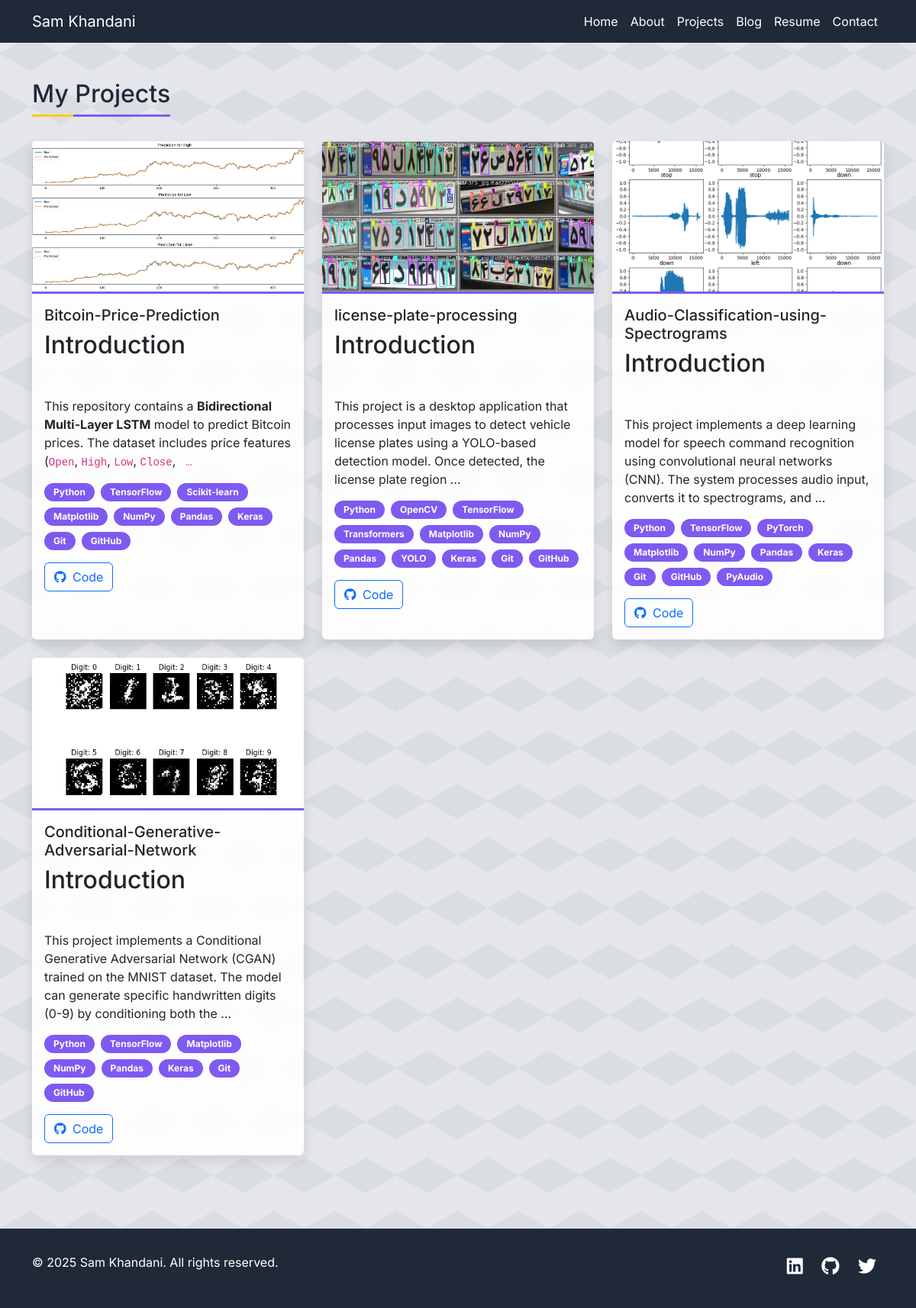
/projects/, run on the app's committed database.
### main/models.py (models this page shows, shortened)
class Project(models.Model):
    title = models.CharField(max_length=200)
    description = RichTextField()
    image = models.ImageField(upload_to='project_images/')
    github_url = models.URLField(blank=True)
    live_url = models.URLField(blank=True)
    technologies_used = models.ManyToManyField(Skill)
    order = models.IntegerField(default=0)
    class Meta:
        ordering = ['order']

class Skill(models.Model):
    CATEGORY_CHOICES = [
        ('PROG', 'Programming Languages'),
        ('FRAM', 'Frameworks'),
        ('TOOL', 'Tools & Technologies'),
        ('SOFT', 'Soft Skills'),
    ]
    name = models.CharField(max_length=100)
    category = models.CharField(max_length=4, choices=CATEGORY_CHOICES)
    proficiency = models.IntegerField(choices=[(i, i) for i in range(1, 6)])  # 1-5 rating

### main/views.py (the view)
# urls.py: path('projects/', views.ProjectListView.as_view(), name='projects'),
class ProjectListView(ListView):
    model = Project
    template_name = 'main/projects.html'
    context_object_name = 'projects'
    ordering = ['order']

### main/templates/main/projects.html (shortened to what this page needs)
{% extends 'main/base.html' %}
{% block content %}
<div class="container">
    <h2 class="section-title">My Projects</h2>
    <div class="row g-4">
        {% for project in projects %}
            <div class="col-md-6 col-lg-4">
                <div class="card h-100">
                    {% if project.image %}
                        <img src="{{ project.image.url }}" class="card-img-top" alt="{{ project.title }}"
                             style="height: 200px; object-fit: cover;">
                    {% endif %}
                    <div class="card-body">
                        <h3 class="h5 card-title">{{ project.title }}</h3>
                        <div class="card-text mb-3">{{ project.description|safe|truncatewords_html:30 }}</div>
                        <div class="d-flex gap-2 flex-wrap mb-3">
                            {% for tech in project.technologies_used.all %}
                                <span class="badge" style="background-color: var(--accent-color);">{{ tech.name }}</span>
                            {% endfor %}
                        </div>
                        <div class="d-flex gap-2">
                            {% if project.github_url %}
                                <a href="{{ project.github_url }}" target="_blank" class="btn btn-outline-primary">
                                    <i class="fab fa-github me-1"></i> Code
                                </a>
                            {% endif %}
                        </div>
                    </div>
                </div>
            </div>
        {% empty %}
            <div class="col-12">
                <div class="alert alert-info">
                    No projects available yet. Check back soon!
                </div>
            </div>
        {% endfor %}
    </div>
</div>
{% endblock %}

### main/templates/main/base.html (shortened to what this page needs)
<!DOCTYPE html>
<html lang="en">
<head>
    <link href="https://cdn.jsdelivr.net/gh/rastikerdar/vazir-font@v30.1.0/dist/font-face.css" rel="stylesheet">
    <link href="https://cdn.jsdelivr.net/npm/bootstrap@5.3.0/dist/css/bootstrap.min.css" rel="stylesheet">
    <link href="https://cdnjs.cloudflare.com/ajax/libs/font-awesome/6.0.0/css/all.min.css" rel="stylesheet">
    <link href="https://unpkg.com/aos@2.3.1/dist/aos.css" rel="stylesheet">
</head>
<body>
    <div class="tech-pattern"></div>
    <nav class="navbar navbar-expand-lg navbar-dark sticky-top">
        <div class="container">
            <a class="navbar-brand" href="{% url 'main:home' %}">Sam Khandani</a>
            <div class="collapse navbar-collapse" id="navbarNav">
                <ul class="navbar-nav ms-auto">
                    <li class="nav-item">
                        <a class="nav-link" href="{% url 'main:home' %}">Home</a>
                    </li>
                    <li class="nav-item">
                        <a class="nav-link" href="{% url 'main:about' %}">About</a>
                    </li>
                    <li class="nav-item">
                        <a class="nav-link" href="{% url 'main:projects' %}">Projects</a>
                    </li>
                    <li class="nav-item">
                        <a class="nav-link" href="{% url 'main:blog_list' %}">Blog</a>
                    </li>
                    <li class="nav-item">
                        <a class="nav-link" href="{% url 'main:resume' %}">Resume</a>
                    </li>
                    <li class="nav-item">
                        <a class="nav-link" href="{% url 'main:contact' %}">Contact</a>
                    </li>
                </ul>
            </div>
        </div>
    </nav>
    <main class="py-5">
        {% block content %}{% endblock %}
    </main>
    <footer class="mt-5">
        <div class="container">
            <div class="row">
                <div class="col-md-6 text-center text-md-start">
                    <p>&copy; {% now "Y" %} Sam Khandani. All rights reserved.</p>
                </div>
                <div class="col-md-6 text-center text-md-end">
                    <div class="social-links">
                        <a href="#" target="_blank"><i class="fab fa-linkedin"></i></a>
                        <a href="#" target="_blank"><i class="fab fa-github"></i></a>
                        <a href="#" target="_blank"><i class="fab fa-twitter"></i></a>
                    </div>
                </div>
            </div>
        </div>
    </footer>
</body>
</html>

### main/templates/main/base.html (style rules this page uses)
:root { --primary-color: #1F2937; --accent-color: #7F5AF0; --background-color: #E5E7EB; --secondary-accent: #FACC15; --text-color: #1E1E1E; }
body { font-family: 'Inter', 'Vazir', sans-serif; background-color: var(--background-color); color: var(--text-color); }
.navbar { background-color: var(--primary-color); backdrop-filter: blur(10px); -webkit-backdrop-filter: blur(10px); transition: all 0.3s ease; }
.navbar-brand, .nav-link { color: white !important; transition: all 0.3s ease; }
.section-title { color: var(--primary-color); border-bottom: 3px solid var(--accent-color); display: inline-block; margin-bottom: 2rem; padding-bottom: 0.5rem; position: relative; }
.section-title:after { content: ''; position: absolute; bottom: -3px; left: 0; width: 30%; height: 3px; background-color: var(--secondary-accent); animation: titleBar 3s ease infinite; }
.card { border: none; background: rgba(255, 255, 255, 0.9); backdrop-filter: blur(10px); -webkit-backdrop-filter: blur(10px); box-shadow: 0 8px 16px rgba(0, 0, 0, 0.1); transition: all 0.3s ease; }
footer { background-color: var(--primary-color); color: white; padding: 2rem 0; }
.social-links a { color: white; margin: 0 10px; font-size: 1.5rem; transition: all 0.3s ease; display: inline-block; }
.tech-pattern { position: fixed; top: 0; left: 0; width: 100%; height: 100%; background-image: linear-gradient(30deg, var(--primary-color) 12%, transparent 12.5%, transparent 87%, var(--primary-color) 87.5%, var(--primary-color)), linear-gradient(150deg, var(--primary-color) 12%, transparent 12.5%, transparent 87%, var(--primary-color) 87.5%, var(--primary-color)), linear-gradient(30deg, var(--primary-color) 12%, transparent 12.5%, transparent 87%, var(--primary-color) 87.5%, var(--primary-color)), linear-gradient(150deg, var(--primary-color) 12%, transparent 12.5%, transparent 87%, var(--primary-color) 87.5%, var(--primary-color)), linear-gradient(60deg, rgba(127,90,240,0.1) 25%, transparent 25.5%, transparent 75%, rgba(127,90,240,0.1) 75%, rgba(127,90,240,0.1)), linear-gradient(60deg, rgba(127,90,240,0.1) 25%, transparent 25.5%, transparent 75%, rgba(127,90,240,0.1) 75%, rgba(127,90,240,0.1)); background-size: 80px 140px; background-position: 0 0, 0 0, 40px 70px, 40px 70px, 0 0, 40px 70px; opacity: 0.05; z-index: -1; }

### main/templates/main/projects.html (style rules this page uses)
.badge { padding: 0.5em 1em; border-radius: 20px; }
.card-img-top { border-bottom: 3px solid var(--accent-color); }

### data on the page
Project: image (picture), title "Bitcoin-Price-Prediction", description "Introduction This repository contains a Bidirectional Multi-Layer LSTM model to predict Bitcoin prices. The dataset includes price features ( Open , High , Low , Close , …"
Skill: name "Python"
Skill: name "TensorFlow"
Skill: name "Scikit-learn"
Skill: name "Matplotlib"
Skill: name "NumPy"
Skill: name "Pandas"
Skill: name "Keras"
Skill: name "Git"
Skill: name "GitHub"
Project: image (picture), title "license-plate-processing", description "Introduction This project is a desktop application that processes input images to detect vehicle license plates using a YOLO-based detection model. Once detected, the license plate region …"
Skill: name "OpenCV"
Skill: name "Transformers"
Skill: name "YOLO"
Project: image (picture), title "Audio-Classification-using-Spectrograms", description "Introduction This project implements a deep learning model for speech command recognition using convolutional neural networks (CNN). The system processes audio input, converts it to spectrograms, and …"
Skill: name "PyTorch"
Skill: name "PyAudio"
Project: image (picture), title "Conditional-Generative-Adversarial-Network", description "Introduction This project implements a Conditional Generative Adversarial Network (CGAN) trained on the MNIST dataset. The model can generate specific handwritten digits (0-9) by conditioning both the …"
